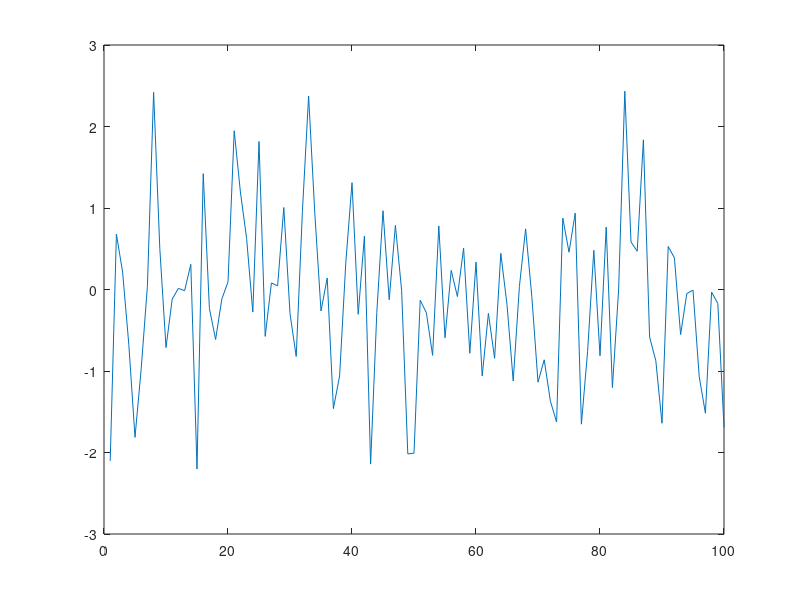

The MATLAB script that drew this image:
function result = test_line_linestyle_001
a = figure;
p = plot(randn(100,1));
linestyles = {'-','--',':','-.','none'};
result = false;
for i = 1:numel(linestyles)
  try
    set(p,'linestyle',linestyles{i});
    draw
  catch
    lasterr
    return 
  end
end
close(a)
result = true;
